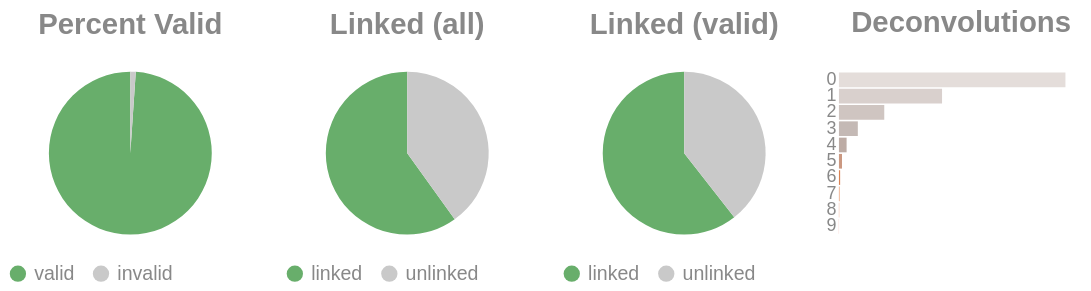

Here is the notebook cell this chart was saved with:
### Code cell
if SKIPLR:
    pass
else:
    clash = Counter()
    for i in valids['molecule'].to_list():
        _mol = i.split("-")
        if len(_mol) == 1:
            clash.update('0')
        else:
            clash.update(_mol[-1])

    _d = {"deconvolutions": [], 'count': []}
    for k,v in clash.items():
        _d['deconvolutions'].append(k)
        _d['count'].append(v)

    tot_valid = valids['reads'].sum()
    mask = valids['reads'] >= 2
    n_linked_reads = valids.filter(mask)['reads'].sum()
    if n_linked_reads == 0:
        print_html("No linked molecules (>=2 reads) were detected; skipping linked-only distributions.")
        SKIPLR = True
    else:
        perc_valid = round(tot_valid / n_reads, 4)
        linked_perc_abs = round(n_linked_reads / n_reads, 4)
        linked_perc = round(n_linked_reads / tot_valid, 4)

    _valid = pl.DataFrame({"valids": ['valid', 'invalid'], "count": [tot_valid, n_reads - tot_valid]})
    _linked_abs = pl.DataFrame({"linked (absolute)": ['linked', 'unlinked'], "count": [n_linked_reads, n_reads - n_linked_reads]})
    _linked_rel = pl.DataFrame({"linked (valids)": ['linked', 'unlinked'], "count": [n_linked_reads, tot_valid - n_linked_reads]})

    (
        alt.hconcat(
            piechart(_valid, goodval = 'valid', title = "Percent Valid"),
            piechart(_linked_abs, goodval = "linked", title =  "Linked (all)"),
            piechart(_linked_rel, goodval = "linked", title =  "Linked (valid)"),
            convolutionbar(pl.DataFrame(_d), title = "Deconvolutions"),
            center = True,
            bounds = 'flush'
        )
        .resolve_scale(color='independent')
        .resolve_legend('independent')
        .properties(usermeta={'embedOptions': {"actions": False}})
    ).display()

### Figure 1 — Vega-Lite specification as saved in the notebook (floating-point values rounded to 4 significant figures)
{"width": "container", "height": 400, "config": {"title": {"anchor": "start", "dy": -15, "fontSize": 18, "color": "#888888", "subtitleColor": "#888888", "subtitleFontSize": 14}, "arc": {"fill": "#0072B2"}, "axis": {"domainColor": "#888888", "domainWidth": 0.5, "gridWidth": 0.2, "grid": false, "titleFontWeight": 400, "titleFontSize": 15, "labelFontSize": 11, "labelColor": "#888888", "tickColor": "#888888", "tickWidth": 0.2, "titleColor": "#888888"}, "axisBand": {"grid": false}, "axisX": {"grid": true, "tickSize": 10, "domainCap": "round"}, "axisY": {"domain": false, "grid": true, "tickSize": 0, "domainCap": "round"}, "background": "transparent", "header": {"labelFontSize": 15, "labelColor": "#888888", "titleFontSize": 15, "titleFontWeight": 600, "titleColor": "#888888"}, "legend": {"labelFont": "sans-serif", "labelFontSize": 12, "labelColor": "#888888", "symbolSize": 100, "symbolType": "circle", "titleFontSize": 12, "titlePadding": 10, "titleColor": "#888888", "title": null}, "range": {"category": ["#E69F00", "#56B4E9", "#009E73", "#F0E442", "#0072B2", "#D55E00", "#CC79A7", "#000000"], "diverging": ["#cfe8f3", "#a2d4ec", "#73bfe2", "#46abdb", "#1696d2", "#12719e"]}, "area": {"fill": "#0072B2", "fillOpacity": 0.7, "line": true, "strokeOpacity": 0.7}, "line": {"color": "#0072B2", "stroke": "#0072B2", "strokeWidth": 2}, "trail": {"color": "#0072B2", "stroke": "#0072B2", "strokeWidth": 0, "size": 1}, "point": {"filled": true, "fillOpacity": 1.0, "size": 95}, "text": {"color": "#888888", "fontSize": 11, "align": "right", "fontWeight": 400, "size": 11}, "bar": {"fill": "#0072B2", "stroke": null}, "view": {"stroke": null, "continuousWidth": 660, "continuousHeight": 400}}, "hconcat": [{"data": {"name": "data-0165e4fcba4308ef511b634e65ff2a38"}, "mark": {"type": "arc"}, "encoding": {"color": {"field": "valids", "legend": {"orient": "bottom", "title": null}, "scale": {"domain": ["valid", "invalid"], "range": ["#68ae6b", "#C9C9C9"]}, "title": "Valids", "type": "nominal"}, "theta": {"field": "count", "type": "quantitative"}, "tooltip": [{"field": "valids", "title": "Valids", "type": "ordinal"}, {"field": "percent", "format": ".2%", "title": "Percent", "type": "quantitative"}, {"field": "count", "title": "Count", "type": "quantitative"}]}, "height": 100, "title": {"text": "Percent Valid", "align": "center", "anchor": "middle"}, "transform": [{"calculate": "datum.count / 5593293", "as": "percent"}], "width": 150}, {"data": {"name": "data-541ac06a049f016eaef05d308741892e"}, "mark": {"type": "arc"}, "encoding": {"color": {"field": "linked (absolute)", "legend": {"orient": "bottom", "title": null}, "scale": {"domain": ["linked", "unlinked"], "range": ["#68ae6b", "#C9C9C9"]}, "title": "Linked (Absolute)", "type": "nominal"}, "theta": {"field": "count", "type": "quantitative"}, "tooltip": [{"field": "linked (absolute)", "title": "Linked (Absolute)", "type": "ordinal"}, {"field": "percent", "format": ".2%", "title": "Percent", "type": "quantitative"}, {"field": "count", "title": "Count", "type": "quantitative"}]}, "height": 100, "title": {"text": "Linked (all)", "align": "center", "anchor": "middle"}, "transform": [{"calculate": "datum.count / 5593293", "as": "percent"}], "width": 150}, {"data": {"name": "data-943d1ad0354ce5575be103efafdd1f86"}, "mark": {"type": "arc"}, "encoding": {"color": {"field": "linked (valids)", "legend": {"orient": "bottom", "title": null}, "scale": {"domain": ["linked", "unlinked"], "range": ["#68ae6b", "#C9C9C9"]}, "title": "Linked (Valids)", "type": "nominal"}, "theta": {"field": "count", "type": "quantitative"}, "tooltip": [{"field": "linked (valids)", "title": "Linked (Valids)", "type": "ordinal"}, {"field": "percent", "format": ".2%", "title": "Percent", "type": "quantitative"}, {"field": "count", "title": "Count", "type": "quantitative"}]}, "height": 100, "title": {"text": "Linked (valid)", "align": "center", "anchor": "middle"}, "transform": [{"calculate": "datum.count / 5533513", "as": "percent"}], "width": 150}, {"data": {"name": "data-ea0248f1727615c99fb494b12d39722b"}, "mark": {"type": "bar"}, "encoding": {"color": {"field": "deconvolutions", "legend": null, "scale": {"scheme": "lightgreyred"}, "type": "nominal"}, "tooltip": [{"field": "deconvolutions", "title": "Deconvolutions", "type": "ordinal"}, {"field": "percent", "format": ".2%", "title": "Percent", "type": "quantitative"}, {"field": "count", "title": "Count", "type": "quantitative"}], "x": {"axis": null, "field": "count", "type": "quantitative"}, "y": {"field": "deconvolutions", "sort": "ascending", "title": null, "type": "nominal"}}, "height": 100, "title": {"text": "Deconvolutions", "align": "center", "anchor": "middle"}, "transform": [{"calculate": "datum.count / 3327102", "as": "percent"}], "width": 150}], "bounds": "flush", "center": true, "resolve": {"legend": {"angle": "independent"}, "scale": {"color": "independent"}}, "usermeta": {"embedOptions": {"actions": false}}, "$schema": "https://vega.github.io/schema/vega-lite/v6.4.1.json", "datasets": {"data-0165e4fcba4308ef511b634e65ff2a38": [{"valids": "valid", "count": 5533513}, {"valids": "invalid", "count": 59780}], "data-541ac06a049f016eaef05d308741892e": [{"linked (absolute)": "linked", "count": 3350124}, {"linked (absolute)": "unlinked", "count": 2243169}], "data-943d1ad0354ce5575be103efafdd1f86": [{"linked (valids)": "linked", "count": 3350124}, {"linked (valids)": "unlinked", "count": 2183389}], "data-ea0248f1727615c99fb494b12d39722b": [{"deconvolutions": "0", "count": 1853910}, {"deconvolutions": "1", "count": 844018}, {"deconvolutions": "2", "count": 371011}, {"deconvolutions": "3", "count": 154550}, {"deconvolutions": "4", "count": 62730}, {"deconvolutions": "5", "count": 25025}, {"deconvolutions": "6", "count": 9835}, {"deconvolutions": "7", "count": 3868}, {"deconvolutions": "8", "count": 1547}, {"deconvolutions": "9", "count": 608}]}}
